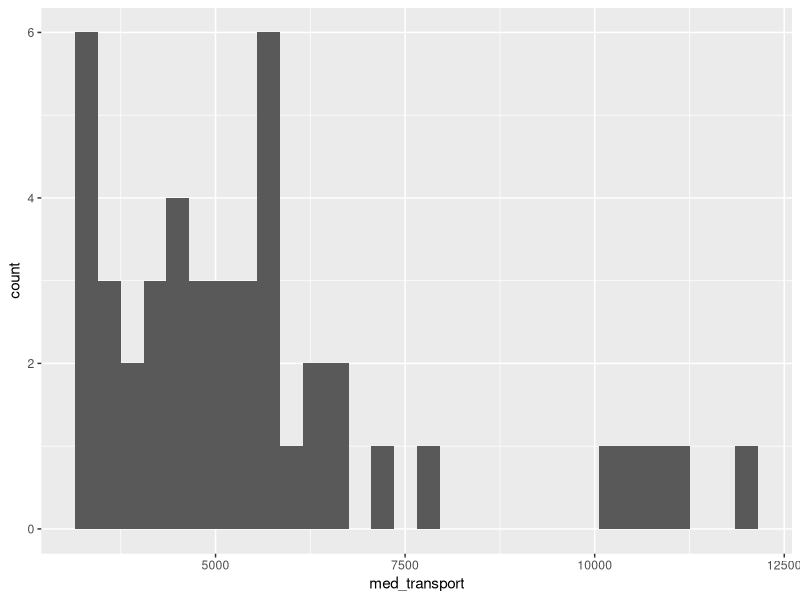
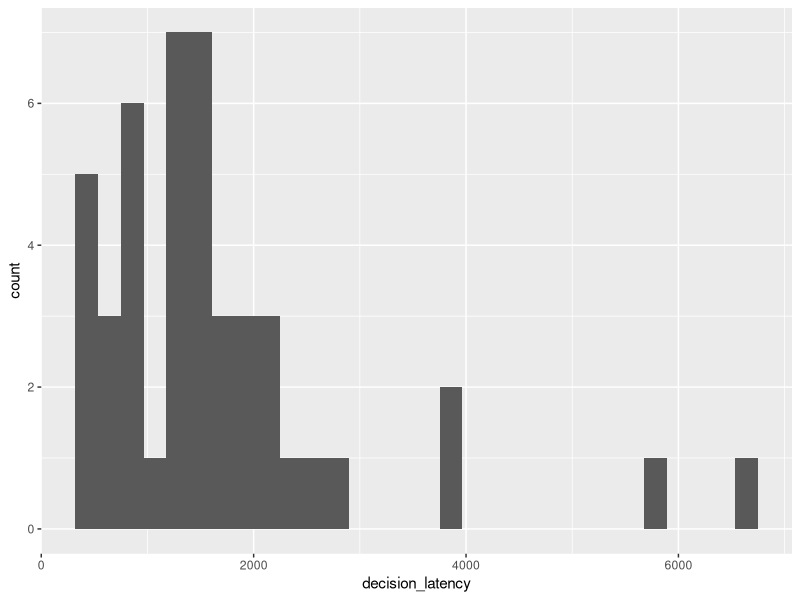

R code for these plots, in order:

# ASSIGNMENT 1 #

ant_train <- read.csv("ant_train.csv")
print(ant_train)

## delete empty columns ##
## JD: maybe better to fix this on the spreadsheet side; numbers are always dicey
ant_train <- ant_train[ ,-(8:13)]
print(ant_train)

## JD: This is fine for now, but you will live a happier life if you avoid tapply ☺
## find the mean median transports of each group ##
## must remove NAs with na.rm=TRUE ##
tapply(ant_train$med_transport, INDEX = ant_train$group, FUN = mean, na.rm=TRUE)

## try a t-test ##
## JD: avoid typing numbers that you've calculated
cm <- 5705.552; sdc <- 1 # choice mean
ncm <- 5434.131; sdnc <- 1 # no choice mean
cn <- 23 # choice sample size
ncn <- 22 # no choice sample size

## JD: This is pretty wild: you are doing a t-test on made-up numbers (rnorm) instead of the real ones.
## TK: I used my old notes for a t-test but clearly didn't undertsand that function
d1 <- rnorm(cn,cm,sdc)
d2 <- rnorm(ncn,ncm,sdnc)
t.test(d2,d1,paired=F,alternative="two.sided")

  ## Grade 2/2


# IGNORE #
## tried a t test for the test phase ##
test.dec <- read.csv("testdecisions.csv")
print(test.dec)
## delete empty rows and columns ##
test.dec <- test.dec[ -(21:92),-(4:13)]
print(test.dec)
## find the mean decision latency of each group ##
tapply(test.dec$decision_lat, INDEX = test.dec$group, FUN = mean,)


# ASSIGNMENT 2 #
library(tidyverse)

str(ant_train)
## not sure if I should convert "training" into a factor
## I want to know how the colonies changed over time through each training session 
## so I am keeping it as an integer for now

## should be unique combinations of colony and training
print(ant_train %>% group_by(colony, training) %>% summarize(count = n())) 
print(ant_train %>% group_by(colony, training) %>% summarize(count = n()) %>% filter(count>1))

## relational table to make sure each colony has 6 training counts
print(ant_train %>% group_by(colony, training)%>% summarize(count=n())%>% group_by(colony)%>% summarize(count=n())%>% filter(count>1)%>% arrange(desc(count)))

## check plots for decison latency and median transports
## I expect they'll look similar
print(ggplot(ant_train, aes(x=med_transport))+ geom_histogram())
print(ggplot(ant_train, aes(x=decision_latency))+ geom_histogram())


